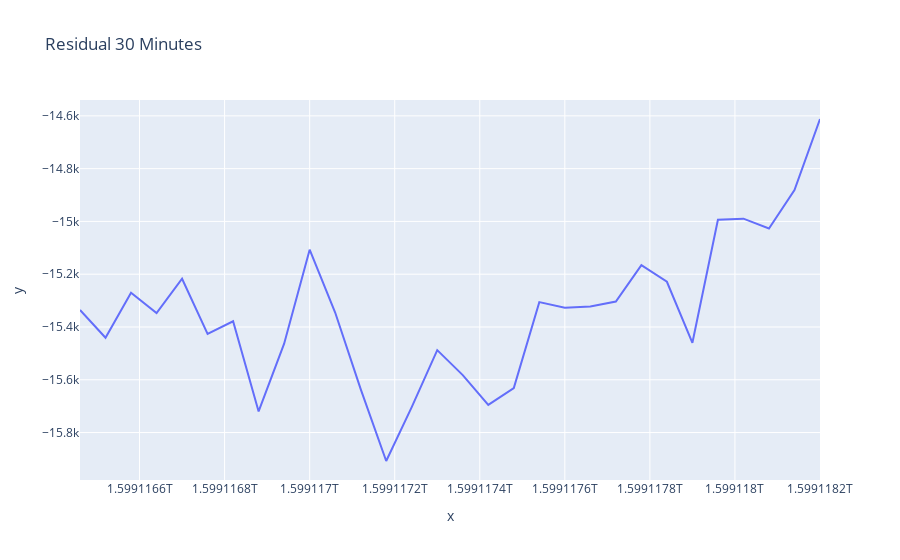

The cell this chart's notebook holds for it:
### Code cell
# Residual to check
nLastElement = -30

lenDataResidual = len(data_residual)
data_check = data_residual[nLastElement:]
ts_check = ts[nLastElement:]

# print('data_check=', data_check)

fig = px.line(data_check, x = ts_check, y = data_check, title='Residual 30 Minutes')
fig.show()

# Standard Deviation & Variance

# Residual to check
nLastElement = -300

lenDataResidual = len(data_residual)
data_check = data_residual[nLastElement:]
ts_check = ts[nLastElement:]

# sta = np.std(data_check)
# median = np.median(data_check)
median = pd.Series(data_check).median(skipna=True) # Median
sta = np.median(np.abs(data_check - np.median(data_check))) # Median Absolute Deviation

below = median - 3 * sta
above = median + 3 * sta
    

print('sta=', sta)
print('median=', median)
print('low=', below)
print('high=', above)
print('--------------------------------------------')
# print('lineCheck=', lineCheck)
lenDataCheck = len(data_check)
print('Last Value=', data_check[lenDataCheck - 1])

# print('pd.Series(median).index=', pd.Series(median).index)
# print('pd.Series(below).index=', pd.Series(below).index)

medianArr = np.full((np.abs(nLastElement)), median)
aboveArr = np.full((np.abs(nLastElement)), above)
belowArr = np.full((np.abs(nLastElement)), below)

# Plot Charts
fig, ax = pyplot.subplots()
fig.set_figwidth(25)
fig.set_figheight(10)

ax.plot(pd.Series(data_check).index, data_check, color="blue", label = "30 Minutes")
ax.plot(pd.Series(belowArr).index, belowArr, color="green", label = "Below")
ax.plot(pd.Series(medianArr).index, medianArr, color="red", label = "Median")
ax.plot(pd.Series(aboveArr).index, aboveArr, color="yellow", label = "Above")
# ax.plot(pd.Series(sess).index, sess, color="purple", label = "Seasonal")

pyplot.legend(loc="best")
pyplot.show()

### Figure 1 — Plotly figure (JSON) as saved in the notebook; plotly's stock layout.template omitted (floating-point values rounded to 4 significant figures)
{"data": [{"hovertemplate": "x=%{x}<br>y=%{y}<extra></extra>", "legendgroup": "", "line": {"color": "#636efa", "dash": "solid"}, "mode": "lines", "name": "", "orientation": "v", "showlegend": false, "type": "scatter", "x": [1599116460000, 1599116520000, 1599116580000, 1599116640000, 1599116700000, 1599116760000, 1599116820000, 1599116880000, 1599116940000, 1599117000000, 1599117060000, 1599117120000, 1599117180000, 1599117240000, 1599117300000, 1599117360000, 1599117420000, 1599117480000, 1599117540000, 1599117600000, 1599117660000, 1599117720000, 1599117780000, 1599117840000, 1599117900000, 1599117960000, 1599118020000, 1599118080000, 1599118140000, 1599118200000], "xaxis": "x", "y": [-15340.0, -15440.0, -15270.0, -15350.0, -15220.0, -15430.0, -15380.0, -15720, -15460.0, -15110.0, -15350.0, -15640.0, -15910.0, -15700.0, -15490.0, -15580.0, -15695, -15630.0, -15310.0, -15330.0, -15322, -15300.0, -15170.0, -15230.0, -15460, -14990.0, -14990.0, -15030.0, -14880.0, -14610.0], "yaxis": "y"}], "layout": {"legend": {"tracegroupgap": 0}, "title": {"text": "Residual 30 Minutes"}, "xaxis": {"anchor": "y", "domain": [0, 1], "title": {"text": "x"}}, "yaxis": {"anchor": "x", "domain": [0, 1], "title": {"text": "y"}}}}
